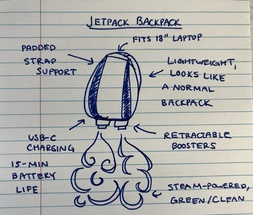
#> input picture jetpack.jpg, 253 x 215 px, shrunk from 1068 x 906 before the run
$ python visionbot.py
#> lines starting #> are read from the running program, lines starting #| are printed output that depends on the picture
import google.generativeai as genai
from google.generativeai import GenerativeModel
import os

os.environ['API_KEY']= "your_api_key"
genai.configure(api_key=os.environ['API_KEY'])
#now importing image
import PIL.Image

sample_file1= PIL.Image.open('jetpack.jpg')
#> sample_file1 is the input picture: PIL image 253x215 RGB; mean R, G, B 174.4, 174.6, 172.7
sample_file2= PIL.Image.open('piranha.jpg')
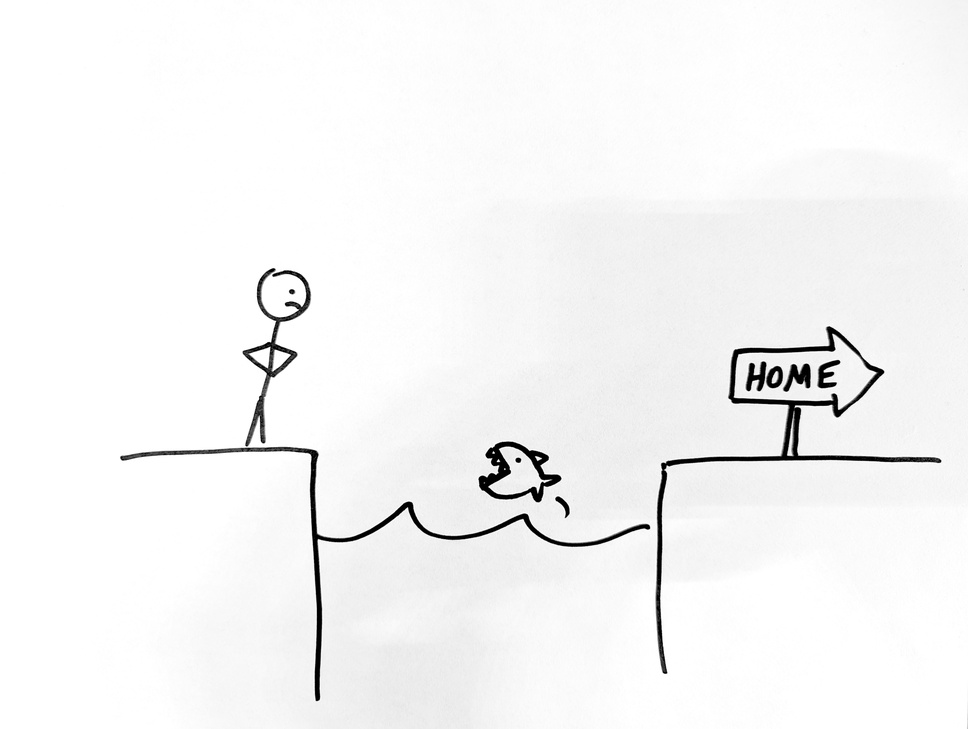
#> input picture piranha.jpg, 968 x 729 px, shrunk from 4080 x 3072 before the run
#> sample_file2 is the input picture: PIL image 968x729 RGB; min 0, max 255, mean 245.3
sample_file3= PIL.Image.open('firefighter.jpg')
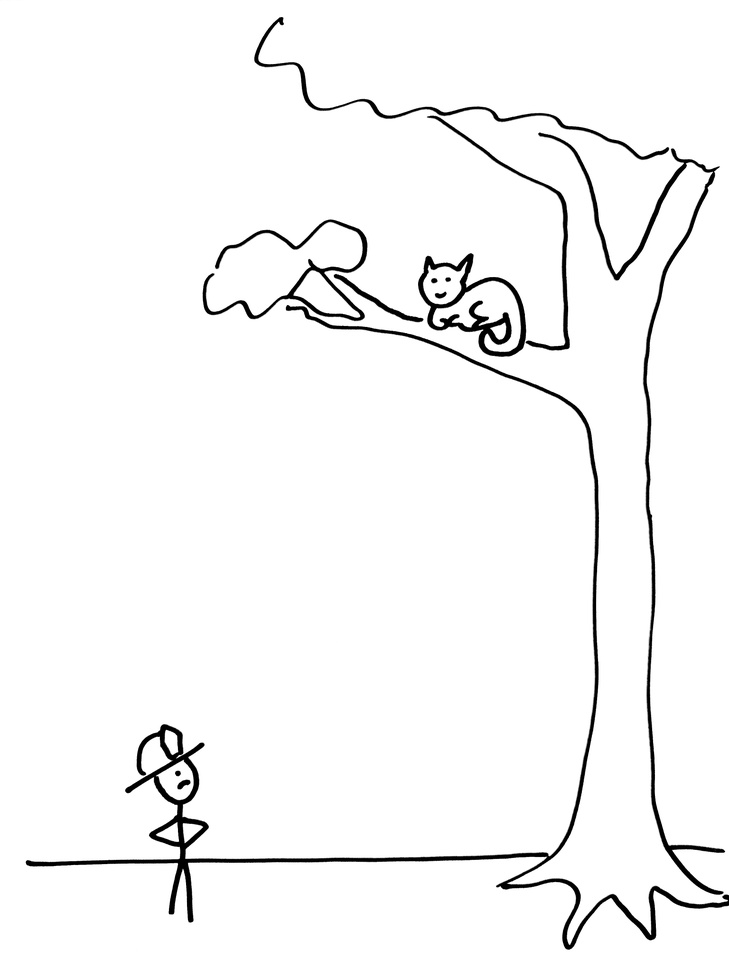
#> input picture firefighter.jpg, 729 x 968 px, shrunk from 3072 x 4080 before the run
#> sample_file3 is the input picture: PIL image 729x968 RGB; min 0, max 255, mean 246.7

model= GenerativeModel(model_name='gemini-1.5-flash')

promt= "what do you see in all the 3 uploaded images"
response= model.generate_content([promt, sample_file1, sample_file2, sample_file3])

print(">"+ response.text)
#> (this line was passed over: google is not available in this run)
